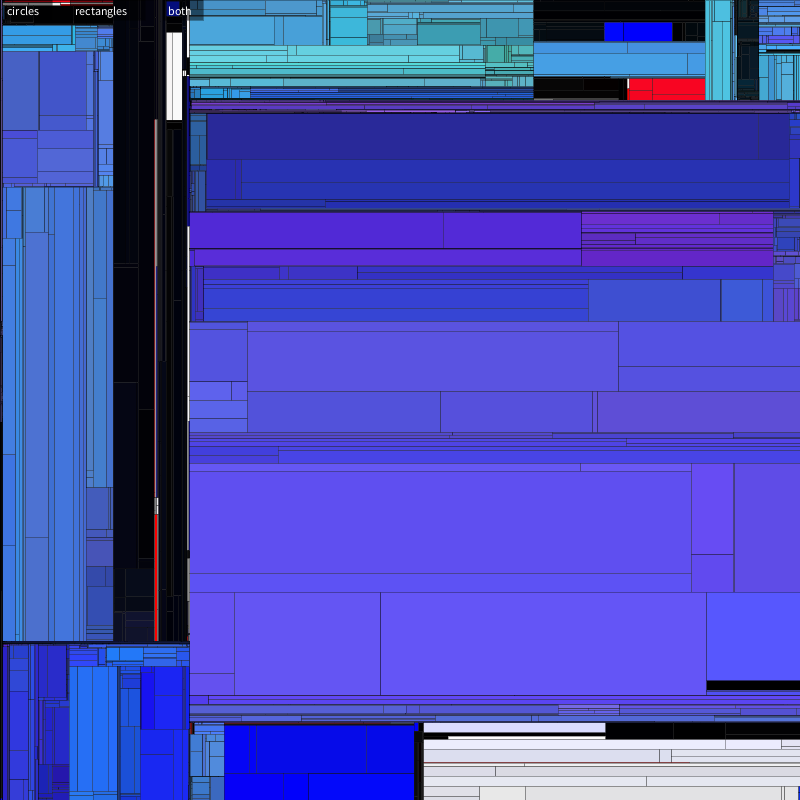
Frame 1 (no input)
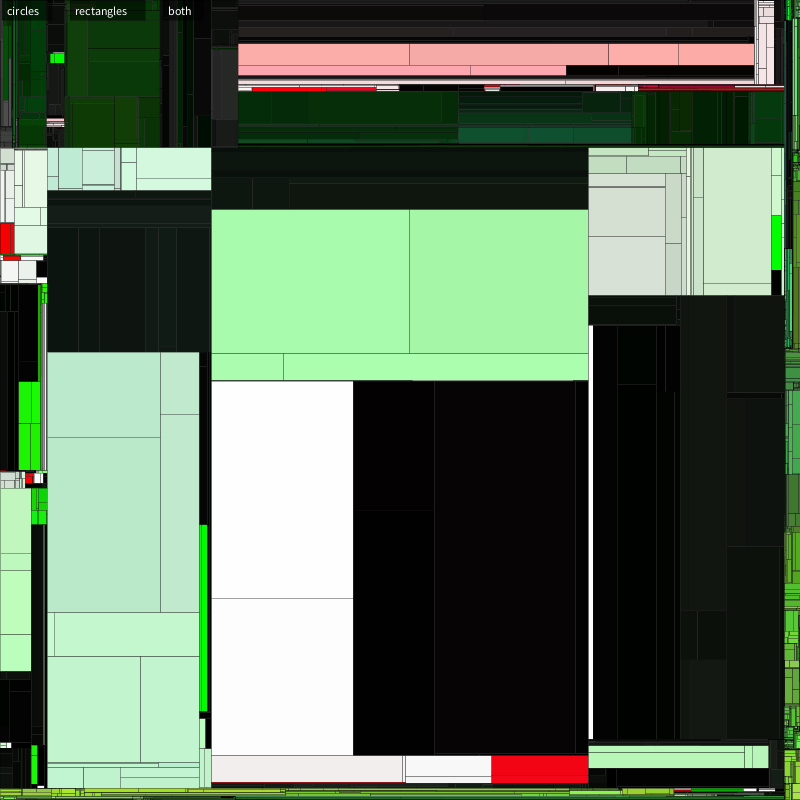
Frame 2 (the mouse pressed at the canvas centre, redrawn once)

The Processing sketch that drew these frames (run headless with seeded random() and noise(); the mouse was pressed at the canvas centre and the sketch redrawn once):

// Processing sketch: processing_66221
// ── processing_66221.pde

boolean circles, rects;

void setup() 
{
  size(800, 800, JAVA2D);
  colorMode(HSB);
  smooth();
  noLoop();
  circles = false;
  rects = true;
}

void draw() 
{
  background(255);
  color base = color( random(255), random(150,255), random(150,255) );
  drawBox(12, 0, 0, width, height, base);

  // refresh option
  fill(0,130);
  rect(2, 0, 50, 20);
  rect(70, 0, 75, 20);
  rect(163, 0, 40, 20);
  fill(255);
  text("circles", 7, 15);
  text("rectangles", 75, 15);
  text("both", 168, 15);
}

void drawBox(int n, float x, float y, float w, float h, color col) 
{
  if (n==0) {
    if (rects) {
      stroke(0,80);
      fill(col);
      rect(x, y, w, h);
    }
    if (circles) {
      noStroke();
      float alph = 240;
      if (rects) alph = 70;
      fill(perturbColor(col,40,40,40), alph);
      ellipse(x + w/2, y + h/2, w*0.95, h*0.95);
    }
  }
  else {
    float t = random(1);
    color newcol1 = perturbColor(col, n, n*2, n*3);
    color newcol2 = perturbColor(col, n, n*2, n*3);  
    boolean horiz = random(1) > 0.5 ? true : false;
    if (horiz) {
      drawBox(n-1, x, y, w, h*t, newcol1);
      drawBox(n-1, x, y+h*t, w, h*(1-t), newcol2);  
    } else {
      drawBox(n-1, x, y, w*t, h, newcol1);
      drawBox(n-1, x+w*t, y, w*(1-t), h, newcol2);  
    }      
  }
}

color perturbColor(color col, int h, int s, int b) {
  int h2 = (int)(hue(col) + random(-h, h) + 255) % 255;
  int s2 = (int)(saturation(col) + random(-s, s) + 255) % 255;
  int b2 = (int)(brightness(col) + random(-b, b) + 255) % 255;
  return color(h2, s2, b2);
}

void mousePressed() {
  if (mouseY < 21) {
    if      (mouseX <  53) { circles = true;  rects = false; }
    else if (mouseX < 146) { circles = false;  rects = true; }
    else if (mouseX < 204) { circles = true;  rects = true; }
  }
  redraw();
}
